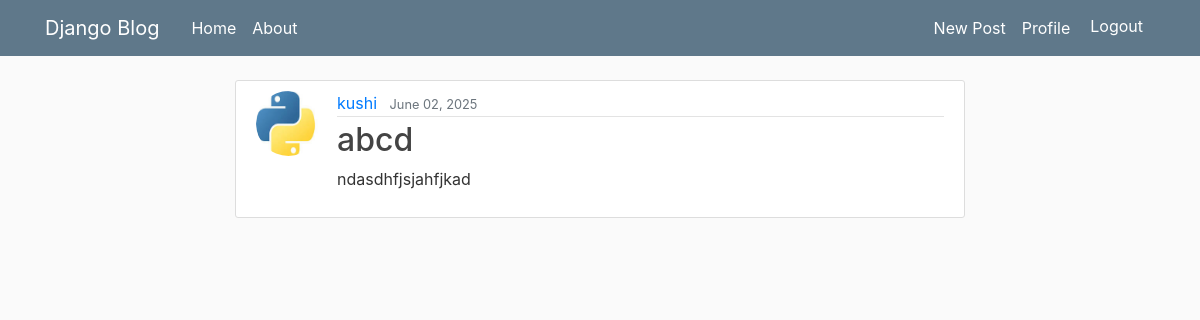
Page /blog/post/31/ (signed in) on the committed database.
### blog/models.py (models this page shows, shortened)
class Post(models.Model):
    title = models.CharField(max_length=100)
    content = models.TextField()
    date_posted = models.DateTimeField(default=timezone.now)
    author = models.ForeignKey(User, on_delete=models.CASCADE)

### users/models.py (models this page shows, shortened)
class Profile(models.Model):
    user = models.OneToOneField(User, on_delete=models.CASCADE)
    image = models.ImageField(default='default.jpg', upload_to='profile_pics')

### blog/views.py (the view)
# urls.py: path('post/<int:pk>/', PostDetailView.as_view(), name='post-detail'),
class PostDetailView(DetailView):
    model = Post

### blog/templates/blog/post_detail.html (shortened to what this page needs)
{% extends "blog/base.html" %}
{% block content %}
  <article class="media content-section">
    <img class="rounded-circle article-img" src="{{ object.author.profile.image.url }}">
    <div class="media-body">
      <div class="article-metadata">
        <a class="mr-2" href="#">{{ object.author }}</a>
        <small class="text-muted">{{ object.date_posted|date:"F d, Y" }}</small>
      </div>
      <h2 class="article-title">{{ object.title }}</h2>
      <p class="article-content">{{ object.content }}</p>
    </div>
  </article>
{% endblock content %}

### blog/static/blog/main.css (style rules this page uses)
body { background: #fafafa; color: #333333; margin-top: 5rem; }
h1, h2, h3, h4, h5, h6 { color: #444444; }
.content-section { background: #ffffff; padding: 10px 20px; border: 1px solid #dddddd; border-radius: 3px; margin-bottom: 20px; }
.article-title { color: #444444; }
.article-content { white-space: pre-line; }
.article-img { height: 65px; width: 65px; margin-right: 16px; }
.article-metadata { padding-bottom: 1px; margin-bottom: 4px; border-bottom: 1px solid #e3e3e3 }

### rows in the picture
Post: author.profile.image (placeholder picture), author "kushi", date_posted "June 02, 2025", title "abcd", content "ndasdhfjsjahfjkad"
